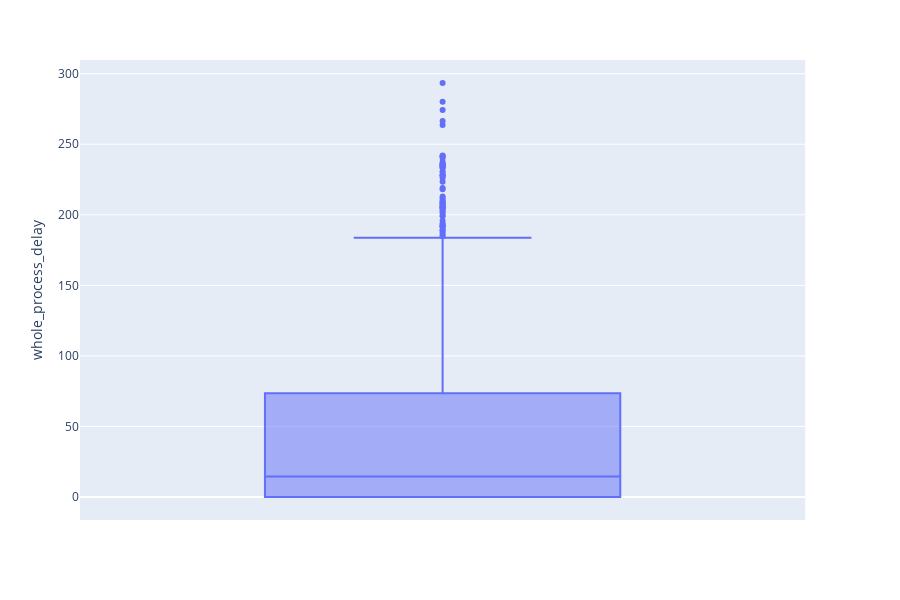

Write notebook code for a chart like this one.
### Code cell
px.box(df[(df.missing_plan_cnt_planned_time == 0)], y='whole_process_delay')

### Figure 1 — Plotly figure (JSON) as saved in the notebook; plotly's stock layout.template omitted (floating-point values rounded to 4 significant figures; data arrays with more than 128 entries replaced by an {"elided": "..."} marker saying what was removed)
{"data": [{"alignmentgroup": "True", "hoverlabel": {"namelength": 0}, "hovertemplate": "whole_process_delay=%{y}", "legendgroup": "", "marker": {"color": "#636efa"}, "name": "", "notched": false, "offsetgroup": "", "orientation": "v", "showlegend": false, "type": "box", "x0": " ", "xaxis": "x", "y": {"elided": "730 float values"}, "y0": " ", "yaxis": "y"}], "layout": {"boxmode": "group", "height": 600, "legend": {"tracegroupgap": 0}, "margin": {"t": 60}, "xaxis": {"anchor": "y", "domain": [0, 0.98]}, "yaxis": {"anchor": "x", "domain": [0, 1], "title": {"text": "whole_process_delay"}}}}
